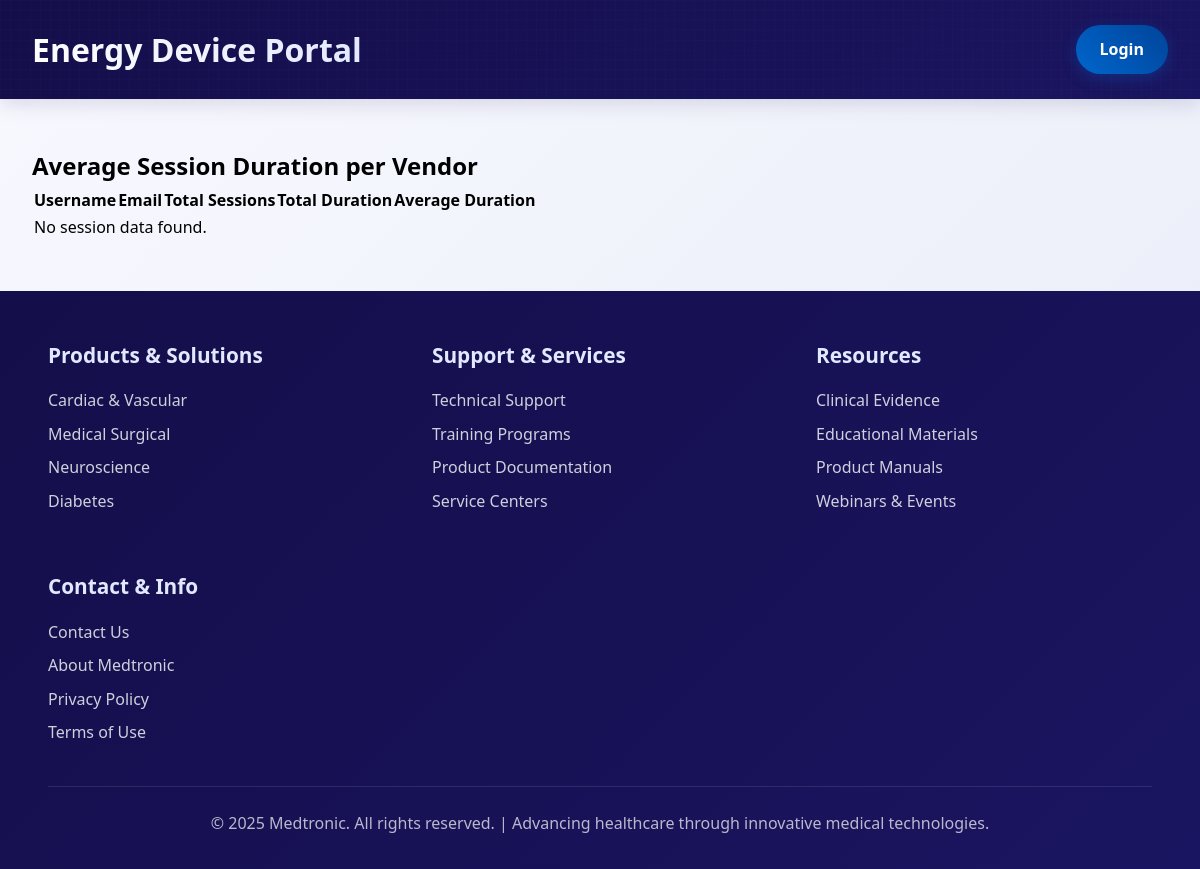
Before: /analytics/avg-session/ with the older database file.
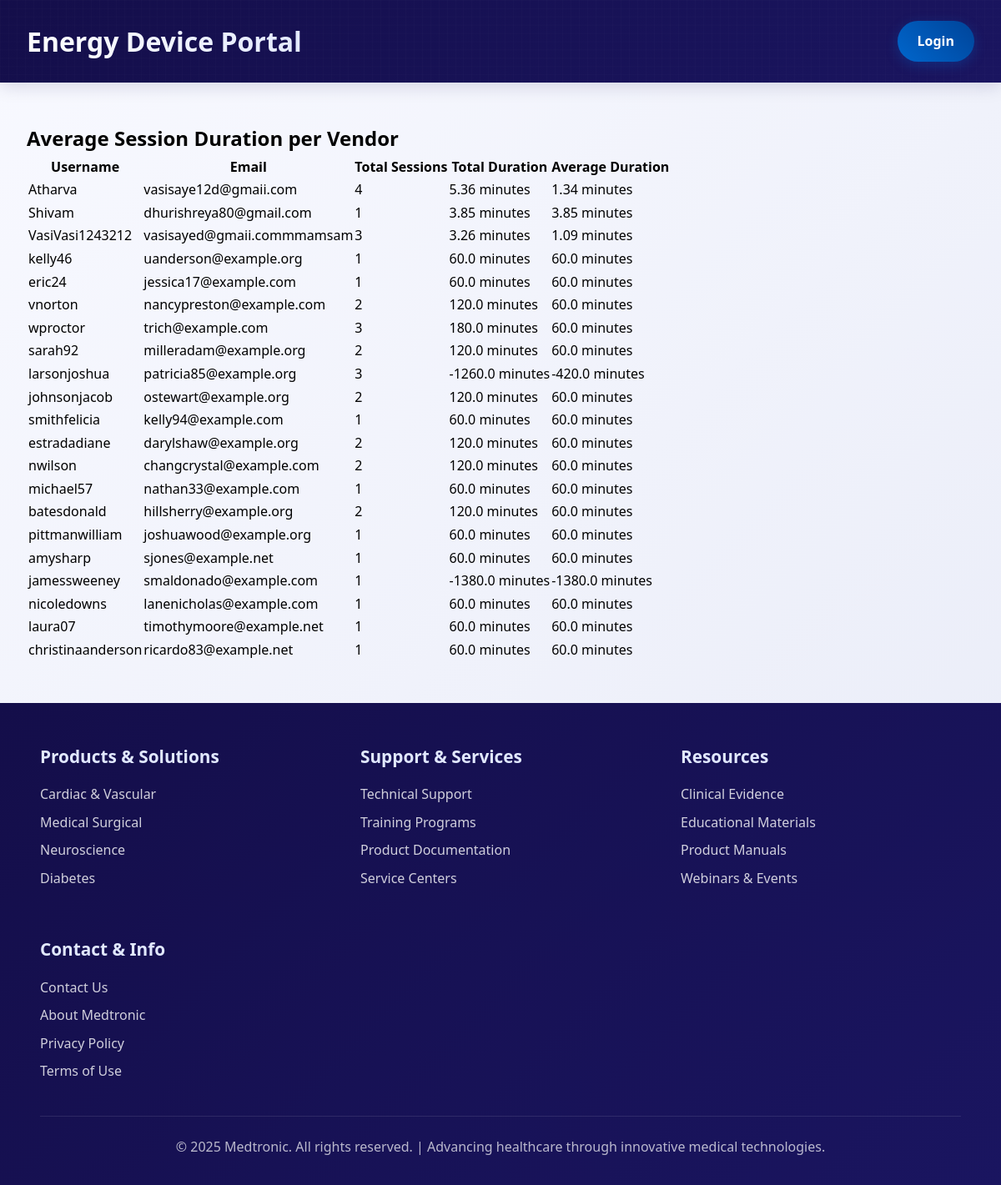
After: the same page with the newer database file.
### accounts/models.py (models this page shows, shortened)
class User(AbstractUser):
    ROLE_CHOICES = (
        ('admin', 'Admin'),
        ('user', 'User'),
    )
    role = models.CharField(max_length=10, choices=ROLE_CHOICES, default='user')
    class Meta:
        verbose_name = "User"
        verbose_name_plural = "Users"
        ordering = ['username']

### analytics/views.py (the view)
# urls.py: path('avg-session/', views.avg_session_view, name='avg_session_vendors'),
def avg_session_view(request):
    activities = UserActivity.objects.filter(user__role='user', end_time__isnull=False)
    vendor_data = defaultdict(list)
    for act in activities:
        duration = datetime.combine(now(), act.end_time) - datetime.combine(now(), act.start_time)
        vendor_data[act.user].append(duration)
    vendor_sessions = []
    for user, sessions in vendor_data.items():
        total_duration = sum(sessions, timedelta())
        total_sessions = len(sessions)
        avg_duration = total_duration / total_sessions if total_sessions else timedelta()
        total_minutes = round(total_duration.total_seconds() / 60, 2)
        avg_minutes = round(avg_duration.total_seconds() / 60, 2)
        vendor_sessions.append({
            'user': user,
            'total_sessions': total_sessions,
            'total_duration': f"{total_minutes} minutes",
            'avg_duration': f"{avg_minutes} minutes"
        })
    return render(request, 'analytics/avg_session.html', {'vendor_sessions': vendor_sessions})

### analytics/templates/analytics/avg_session.html
{% extends 'admin.html' %}
{% block content %}
<div class="container mx-auto px-4 py-6">
    <h2 class="text-2xl font-bold mb-4">Average Session Duration per Vendor</h2>
    <table class="min-w-full border border-gray-300 shadow-md">
        <thead class="bg-gray-100">
            <tr>
                <th class="py-2 px-4 text-left border-b">Username</th>
                <th class="py-2 px-4 text-left border-b">Email</th>
                <th class="py-2 px-4 text-left border-b">Total Sessions</th>
                <th class="py-2 px-4 text-left border-b">Total Duration</th>
                <th class="py-2 px-4 text-left border-b">Average Duration</th>
            </tr>
        </thead>
        <tbody>
            {% for vendor in vendor_sessions %}
            <tr class="border-t">
                <td class="py-2 px-4">{{ vendor.user.username }}</td>
                <td class="py-2 px-4">{{ vendor.user.email }}</td>
                <td class="py-2 px-4">{{ vendor.total_sessions }}</td>
                <td class="py-2 px-4">{{ vendor.total_duration }}</td>
                <td class="py-2 px-4">{{ vendor.avg_duration }}</td>
            </tr>
            {% empty %}
            <tr>
                <td colspan="5" class="py-4 px-4 text-center text-gray-500">No session data found.</td>
            </tr>
            {% endfor %}
        </tbody>
    </table>
</div>
{% endblock %}

Changed rows visible on the page:
added User: user.username "Atharva", user.email "vasisaye12d@gmaii.com", total_sessions "4", total_duration "5.36 minutes", avg_duration "1.34 minutes"
added User: user.username "Shivam", user.email "dhurishreya80@gmail.com", total_sessions "1", total_duration "3.85 minutes", avg_duration "3.85 minutes"
added User: user.username "VasiVasi1243212", user.email "vasisayed@gmaii.commmamsam", total_sessions "3", total_duration "3.26 minutes", avg_duration "1.09 minutes"
added User: user.username "kelly46", user.email "uanderson@example.org", total_sessions "1", total_duration "60.0 minutes", avg_duration "60.0 minutes"
added User: user.username "eric24", user.email "jessica17@example.com", total_sessions "1", total_duration "60.0 minutes", avg_duration "60.0 minutes"
added User: user.username "vnorton", user.email "nancypreston@example.com", total_sessions "2", total_duration "120.0 minutes", avg_duration "60.0 minutes"
added User: user.username "wproctor", user.email "trich@example.com", total_sessions "3", total_duration "180.0 minutes", avg_duration "60.0 minutes"
added User: user.username "sarah92", user.email "milleradam@example.org", total_sessions "2", total_duration "120.0 minutes", avg_duration "60.0 minutes"
added User: user.username "larsonjoshua", user.email "patricia85@example.org", total_sessions "3", total_duration "-1260.0 minutes", avg_duration "-420.0 minutes"
added User: user.username "johnsonjacob", user.email "ostewart@example.org", total_sessions "2", total_duration "120.0 minutes", avg_duration "60.0 minutes"
added User: user.username "smithfelicia", user.email "kelly94@example.com", total_sessions "1", total_duration "60.0 minutes", avg_duration "60.0 minutes"
added User: user.username "estradadiane", user.email "darylshaw@example.org", total_sessions "2", total_duration "120.0 minutes", avg_duration "60.0 minutes"
added User: user.username "nwilson", user.email "changcrystal@example.com", total_sessions "2", total_duration "120.0 minutes", avg_duration "60.0 minutes"
added User: user.username "michael57", user.email "nathan33@example.com", total_sessions "1", total_duration "60.0 minutes", avg_duration "60.0 minutes"
added User: user.username "batesdonald", user.email "hillsherry@example.org", total_sessions "2", total_duration "120.0 minutes", avg_duration "60.0 minutes"
added User: user.username "pittmanwilliam", user.email "joshuawood@example.org", total_sessions "1", total_duration "60.0 minutes", avg_duration "60.0 minutes"
added User: user.username "amysharp", user.email "sjones@example.net", total_sessions "1", total_duration "60.0 minutes", avg_duration "60.0 minutes"
added User: user.username "jamessweeney", user.email "smaldonado@example.com", total_sessions "1", total_duration "-1380.0 minutes", avg_duration "-1380.0 minutes"
added User: user.username "nicoledowns", user.email "lanenicholas@example.com", total_sessions "1", total_duration "60.0 minutes", avg_duration "60.0 minutes"
added User: user.username "laura07", user.email "timothymoore@example.net", total_sessions "1", total_duration "60.0 minutes", avg_duration "60.0 minutes"
added User: user.username "christinaanderson", user.email "ricardo83@example.net", total_sessions "1", total_duration "60.0 minutes", avg_duration "60.0 minutes"
Other visible differences:
text no longer shown: "No session data found."
